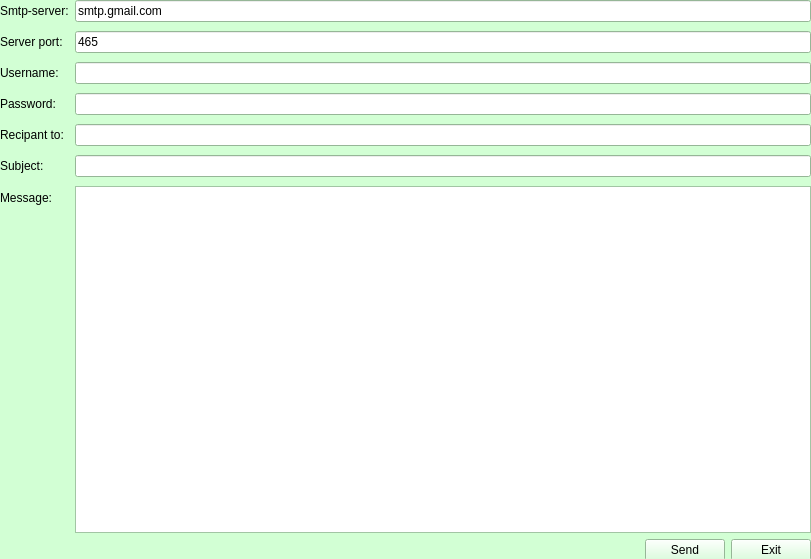
<?xml version="1.0" encoding="UTF-8"?>
<ui version="4.0">
 <class>mail</class>
 <widget class="QDialog" name="mail">
  <property name="geometry">
   <rect>
    <x>0</x>
    <y>0</y>
    <width>811</width>
    <height>559</height>
   </rect>
  </property>
  <property name="windowTitle">
   <string>Dialog</string>
  </property>
  <widget class="QDialogButtonBox" name="buttonBox">
   <property name="geometry">
    <rect>
     <x>30</x>
     <y>240</y>
     <width>341</width>
     <height>32</height>
    </rect>
   </property>
   <property name="orientation">
    <enum>Qt::Horizontal</enum>
   </property>
   <property name="standardButtons">
    <set>QDialogButtonBox::Cancel|QDialogButtonBox::Ok</set>
   </property>
  </widget>
  <widget class="QWidget" name="widget_103" native="true">
   <property name="geometry">
    <rect>
     <x>0</x>
     <y>0</y>
     <width>811</width>
     <height>561</height>
    </rect>
   </property>
   <property name="palette">
    <palette>
     <active>
      <colorrole role="WindowText">
       <brush brushstyle="SolidPattern">
        <color alpha="255">
         <red>0</red>
         <green>0</green>
         <blue>0</blue>
        </color>
       </brush>
      </colorrole>
      <colorrole role="Button">
       <brush brushstyle="SolidPattern">
        <color alpha="255">
         <red>210</red>
         <green>255</green>
         <blue>212</blue>
        </color>
       </brush>
      </colorrole>
      <colorrole role="Light">
       <brush brushstyle="SolidPattern">
        <color alpha="255">
         <red>255</red>
         <green>255</green>
         <blue>255</blue>
        </color>
       </brush>
      </colorrole>
      <colorrole role="Midlight">
       <brush brushstyle="SolidPattern">
        <color alpha="255">
         <red>232</red>
         <green>255</green>
         <blue>233</blue>
        </color>
       </brush>
      </colorrole>
      <colorrole role="Dark">
       <brush brushstyle="SolidPattern">
        <color alpha="255">
         <red>105</red>
         <green>127</green>
         <blue>106</blue>
        </color>
       </brush>
      </colorrole>
      <colorrole role="Mid">
       <brush brushstyle="SolidPattern">
        <color alpha="255">
         <red>140</red>
         <green>170</green>
         <blue>141</blue>
        </color>
       </brush>
      </colorrole>
      <colorrole role="Text">
       <brush brushstyle="SolidPattern">
        <color alpha="255">
         <red>0</red>
         <green>0</green>
         <blue>0</blue>
        </color>
       </brush>
      </colorrole>
      <colorrole role="BrightText">
       <brush brushstyle="SolidPattern">
        <color alpha="255">
         <red>255</red>
         <green>255</green>
         <blue>255</blue>
        </color>
       </brush>
      </colorrole>
      <colorrole role="ButtonText">
       <brush brushstyle="SolidPattern">
        <color alpha="255">
         <red>0</red>
         <green>0</green>
         <blue>0</blue>
        </color>
       </brush>
      </colorrole>
      <colorrole role="Base">
       <brush brushstyle="SolidPattern">
        <color alpha="255">
         <red>255</red>
         <green>255</green>
         <blue>255</blue>
        </color>
       </brush>
      </colorrole>
      <colorrole role="Window">
       <brush brushstyle="SolidPattern">
        <color alpha="255">
         <red>210</red>
         <green>255</green>
         <blue>212</blue>
        </color>
       </brush>
      </colorrole>
      <colorrole role="Shadow">
       <brush brushstyle="SolidPattern">
        <color alpha="255">
         <red>0</red>
         <green>0</green>
         <blue>0</blue>
        </color>
       </brush>
      </colorrole>
      <colorrole role="AlternateBase">
       <brush brushstyle="SolidPattern">
        <color alpha="255">
         <red>232</red>
         <green>255</green>
         <blue>233</blue>
        </color>
       </brush>
      </colorrole>
      <colorrole role="ToolTipBase">
       <brush brushstyle="SolidPattern">
        <color alpha="255">
         <red>255</red>
         <green>255</green>
         <blue>220</blue>
        </color>
       </brush>
      </colorrole>
      <colorrole role="ToolTipText">
       <brush brushstyle="SolidPattern">
        <color alpha="255">
         <red>0</red>
         <green>0</green>
         <blue>0</blue>
        </color>
       </brush>
      </colorrole>
      <colorrole role="PlaceholderText">
       <brush brushstyle="SolidPattern">
        <color alpha="128">
         <red>0</red>
         <green>0</green>
         <blue>0</blue>
        </color>
       </brush>
      </colorrole>
     </active>
     <inactive>
      <colorrole role="WindowText">
       <brush brushstyle="SolidPattern">
        <color alpha="255">
         <red>0</red>
         <green>0</green>
         <blue>0</blue>
        </color>
       </brush>
      </colorrole>
      <colorrole role="Button">
       <brush brushstyle="SolidPattern">
        <color alpha="255">
         <red>210</red>
         <green>255</green>
         <blue>212</blue>
        </color>
       </brush>
      </colorrole>
      <colorrole role="Light">
       <brush brushstyle="SolidPattern">
        <color alpha="255">
         <red>255</red>
         <green>255</green>
         <blue>255</blue>
        </color>
       </brush>
      </colorrole>
      <colorrole role="Midlight">
       <brush brushstyle="SolidPattern">
        <color alpha="255">
         <red>232</red>
         <green>255</green>
         <blue>233</blue>
        </color>
       </brush>
      </colorrole>
      <colorrole role="Dark">
       <brush brushstyle="SolidPattern">
        <color alpha="255">
         <red>105</red>
         <green>127</green>
         <blue>106</blue>
        </color>
       </brush>
      </colorrole>
      <colorrole role="Mid">
       <brush brushstyle="SolidPattern">
        <color alpha="255">
         <red>140</red>
         <green>170</green>
         <blue>141</blue>
        </color>
       </brush>
      </colorrole>
      <colorrole role="Text">
       <brush brushstyle="SolidPattern">
        <color alpha="255">
         <red>0</red>
         <green>0</green>
         <blue>0</blue>
        </color>
       </brush>
      </colorrole>
      <colorrole role="BrightText">
       <brush brushstyle="SolidPattern">
        <color alpha="255">
         <red>255</red>
         <green>255</green>
         <blue>255</blue>
        </color>
       </brush>
      </colorrole>
      <colorrole role="ButtonText">
       <brush brushstyle="SolidPattern">
        <color alpha="255">
         <red>0</red>
         <green>0</green>
         <blue>0</blue>
        </color>
       </brush>
      </colorrole>
      <colorrole role="Base">
       <brush brushstyle="SolidPattern">
        <color alpha="255">
         <red>255</red>
         <green>255</green>
         <blue>255</blue>
        </color>
       </brush>
      </colorrole>
      <colorrole role="Window">
       <brush brushstyle="SolidPattern">
        <color alpha="255">
         <red>210</red>
         <green>255</green>
         <blue>212</blue>
        </color>
       </brush>
      </colorrole>
      <colorrole role="Shadow">
       <brush brushstyle="SolidPattern">
        <color alpha="255">
         <red>0</red>
         <green>0</green>
         <blue>0</blue>
        </color>
       </brush>
      </colorrole>
      <colorrole role="AlternateBase">
       <brush brushstyle="SolidPattern">
        <color alpha="255">
         <red>232</red>
         <green>255</green>
         <blue>233</blue>
        </color>
       </brush>
      </colorrole>
      <colorrole role="ToolTipBase">
       <brush brushstyle="SolidPattern">
        <color alpha="255">
         <red>255</red>
         <green>255</green>
         <blue>220</blue>
        </color>
       </brush>
      </colorrole>
      <colorrole role="ToolTipText">
       <brush brushstyle="SolidPattern">
        <color alpha="255">
         <red>0</red>
         <green>0</green>
         <blue>0</blue>
        </color>
       </brush>
      </colorrole>
      <colorrole role="PlaceholderText">
       <brush brushstyle="SolidPattern">
        <color alpha="128">
         <red>0</red>
         <green>0</green>
         <blue>0</blue>
        </color>
       </brush>
      </colorrole>
     </inactive>
     <disabled>
      <colorrole role="WindowText">
       <brush brushstyle="SolidPattern">
        <color alpha="255">
         <red>105</red>
         <green>127</green>
         <blue>106</blue>
        </color>
       </brush>
      </colorrole>
      <colorrole role="Button">
       <brush brushstyle="SolidPattern">
        <color alpha="255">
         <red>210</red>
         <green>255</green>
         <blue>212</blue>
        </color>
       </brush>
      </colorrole>
      <colorrole role="Light">
       <brush brushstyle="SolidPattern">
        <color alpha="255">
         <red>255</red>
         <green>255</green>
         <blue>255</blue>
        </color>
       </brush>
      </colorrole>
      <colorrole role="Midlight">
       <brush brushstyle="SolidPattern">
        <color alpha="255">
         <red>232</red>
         <green>255</green>
         <blue>233</blue>
        </color>
       </brush>
      </colorrole>
      <colorrole role="Dark">
       <brush brushstyle="SolidPattern">
        <color alpha="255">
         <red>105</red>
         <green>127</green>
         <blue>106</blue>
        </color>
       </brush>
      </colorrole>
      <colorrole role="Mid">
       <brush brushstyle="SolidPattern">
        <color alpha="255">
         <red>140</red>
         <green>170</green>
         <blue>141</blue>
        </color>
       </brush>
      </colorrole>
      <colorrole role="Text">
       <brush brushstyle="SolidPattern">
        <color alpha="255">
         <red>105</red>
         <green>127</green>
         <blue>106</blue>
        </color>
       </brush>
      </colorrole>
      <colorrole role="BrightText">
       <brush brushstyle="SolidPattern">
        <color alpha="255">
         <red>255</red>
         <green>255</green>
         <blue>255</blue>
        </color>
       </brush>
      </colorrole>
      <colorrole role="ButtonText">
       <brush brushstyle="SolidPattern">
        <color alpha="255">
         <red>105</red>
         <green>127</green>
         <blue>106</blue>
        </color>
       </brush>
      </colorrole>
      <colorrole role="Base">
       <brush brushstyle="SolidPattern">
        <color alpha="255">
         <red>210</red>
         <green>255</green>
         <blue>212</blue>
        </color>
       </brush>
      </colorrole>
      <colorrole role="Window">
       <brush brushstyle="SolidPattern">
        <color alpha="255">
         <red>210</red>
         <green>255</green>
         <blue>212</blue>
        </color>
       </brush>
      </colorrole>
      <colorrole role="Shadow">
       <brush brushstyle="SolidPattern">
        <color alpha="255">
         <red>0</red>
         <green>0</green>
         <blue>0</blue>
        </color>
       </brush>
      </colorrole>
      <colorrole role="AlternateBase">
       <brush brushstyle="SolidPattern">
        <color alpha="255">
         <red>210</red>
         <green>255</green>
         <blue>212</blue>
        </color>
       </brush>
      </colorrole>
      <colorrole role="ToolTipBase">
       <brush brushstyle="SolidPattern">
        <color alpha="255">
         <red>255</red>
         <green>255</green>
         <blue>220</blue>
        </color>
       </brush>
      </colorrole>
      <colorrole role="ToolTipText">
       <brush brushstyle="SolidPattern">
        <color alpha="255">
         <red>0</red>
         <green>0</green>
         <blue>0</blue>
        </color>
       </brush>
      </colorrole>
      <colorrole role="PlaceholderText">
       <brush brushstyle="SolidPattern">
        <color alpha="128">
         <red>0</red>
         <green>0</green>
         <blue>0</blue>
        </color>
       </brush>
      </colorrole>
     </disabled>
    </palette>
   </property>
   <property name="autoFillBackground">
    <bool>true</bool>
   </property>
   <layout class="QVBoxLayout" name="verticalLayout">
    <item>
     <layout class="QFormLayout" name="formLayout">
      <property name="fieldGrowthPolicy">
       <enum>QFormLayout::ExpandingFieldsGrow</enum>
      </property>
      <property name="rowWrapPolicy">
       <enum>QFormLayout::WrapLongRows</enum>
      </property>
      <property name="verticalSpacing">
       <number>9</number>
      </property>
      <item row="0" column="0">
       <widget class="QLabel" name="label">
        <property name="text">
         <string>Smtp-server:</string>
        </property>
       </widget>
      </item>
      <item row="1" column="0">
       <widget class="QLabel" name="label_2">
        <property name="text">
         <string>Server port:</string>
        </property>
       </widget>
      </item>
      <item row="2" column="0">
       <widget class="QLabel" name="label_3">
        <property name="text">
         <string>Username:</string>
        </property>
       </widget>
      </item>
      <item row="3" column="0">
       <widget class="QLabel" name="label_4">
        <property name="text">
         <string>Password:</string>
        </property>
       </widget>
      </item>
      <item row="4" column="0">
       <widget class="QLabel" name="label_5">
        <property name="text">
         <string>Recipant to:</string>
        </property>
       </widget>
      </item>
      <item row="5" column="0">
       <widget class="QLabel" name="label_6">
        <property name="text">
         <string>Subject:</string>
        </property>
       </widget>
      </item>
      <item row="6" column="0">
       <widget class="QLabel" name="label_7">
        <property name="text">
         <string>Message:</string>
        </property>
       </widget>
      </item>
      <item row="0" column="1">
       <widget class="QLineEdit" name="server">
        <property name="text">
         <string>smtp.gmail.com</string>
        </property>
       </widget>
      </item>
      <item row="1" column="1">
       <widget class="QLineEdit" name="port">
        <property name="text">
         <string>465</string>
        </property>
       </widget>
      </item>
      <item row="2" column="1">
       <widget class="QLineEdit" name="uname"/>
      </item>
      <item row="3" column="1">
       <widget class="QLineEdit" name="paswd">
        <property name="inputMask">
         <string/>
        </property>
        <property name="echoMode">
         <enum>QLineEdit::Password</enum>
        </property>
       </widget>
      </item>
      <item row="4" column="1">
       <widget class="QLineEdit" name="rcpt"/>
      </item>
      <item row="5" column="1">
       <widget class="QLineEdit" name="subject"/>
      </item>
      <item row="6" column="1">
       <widget class="QPlainTextEdit" name="msg"/>
      </item>
     </layout>
    </item>
    <item>
     <layout class="QHBoxLayout" name="horizontalLayout">
      <item>
       <spacer name="horizontalSpacer">
        <property name="orientation">
         <enum>Qt::Horizontal</enum>
        </property>
        <property name="sizeHint" stdset="0">
         <size>
          <width>40</width>
          <height>20</height>
         </size>
        </property>
       </spacer>
      </item>
      <item>
       <widget class="QPushButton" name="sendBtn">
        <property name="text">
         <string>Send</string>
        </property>
       </widget>
      </item>
      <item>
       <widget class="QPushButton" name="exitBtn">
        <property name="text">
         <string>Exit</string>
        </property>
       </widget>
      </item>
     </layout>
    </item>
   </layout>
  </widget>
 </widget>
 <resources/>
 <connections>
  <connection>
   <sender>buttonBox</sender>
   <signal>accepted()</signal>
   <receiver>mail</receiver>
   <slot>accept()</slot>
   <hints>
    <hint type="sourcelabel">
     <x>248</x>
     <y>254</y>
    </hint>
    <hint type="destinationlabel">
     <x>157</x>
     <y>274</y>
    </hint>
   </hints>
  </connection>
  <connection>
   <sender>buttonBox</sender>
   <signal>rejected()</signal>
   <receiver>mail</receiver>
   <slot>reject()</slot>
   <hints>
    <hint type="sourcelabel">
     <x>316</x>
     <y>260</y>
    </hint>
    <hint type="destinationlabel">
     <x>286</x>
     <y>274</y>
    </hint>
   </hints>
  </connection>
 </connections>
</ui>
